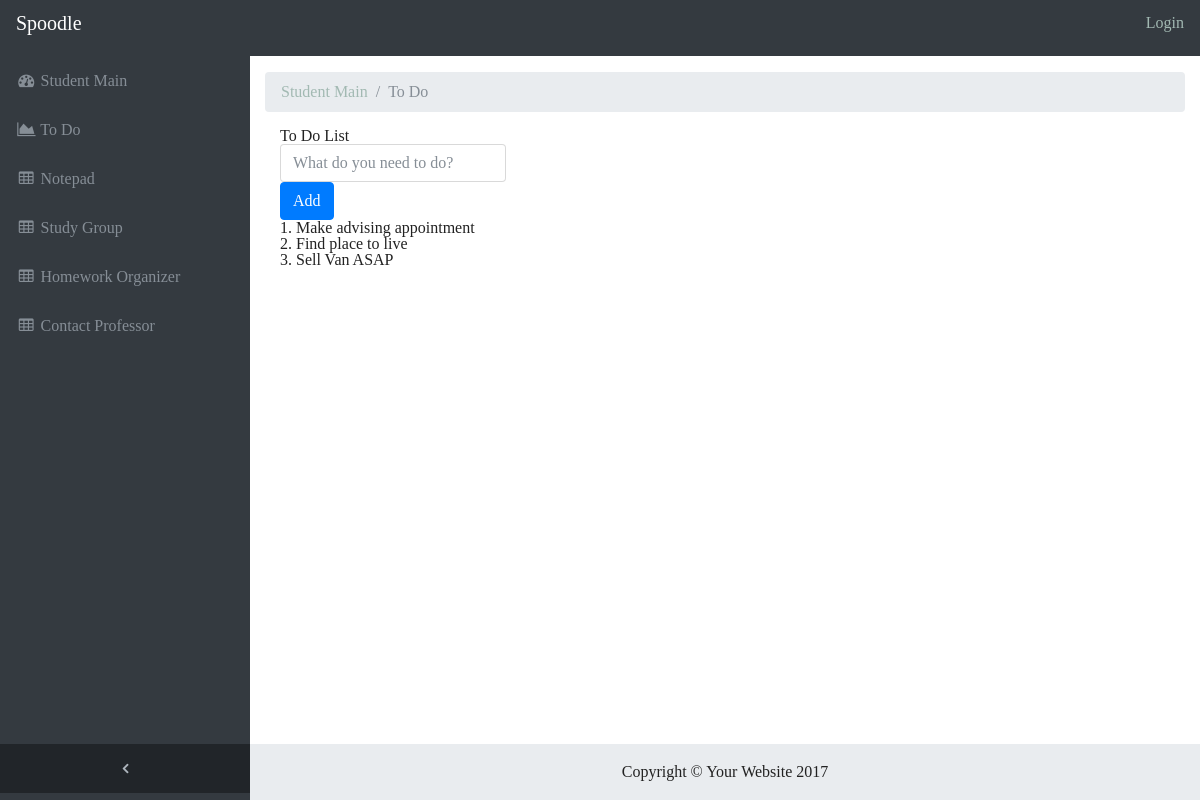
Page /spoodle/todo/ on the committed database.
### spoodle/models.py (models this page shows)
class Todo(models.Model):
    student = models.ForeignKey('Student')
    activity = models.CharField(max_length=200, help_text="Enter a task you have to do.")
    def __str__(self):
        return self.activity

### spoodle/views.py (the view)
def todo(request):
    todos = Todo.objects.all()
    return render(
        request,
        'todo.html',
        context={'todos':todos},
    )

### spoodle/templates/todo.html (shortened to what this page needs)
{% extends "base_generic.html" %}
{% block content %}
<ol class="breadcrumb">
  <li class="breadcrumb-item">
    <a href="{% url 'index' %}">Student Main</a>
  </li>
  <li class="breadcrumb-item active">To Do</li>
</ol>
  <div class="container" id="main">
      <h1 style = strong>To Do List</h1>
      <form role="form" id="main_input_box">
          <label>
              <input type="text" class="form-control" id="custom_textbox" name="Item" placeholder="What do you need to do?">
              <input type="submit" value="Add" class="btn btn-primary add_button">
          </label>
      </form>
      <form>
          <ol class="list-group list_of_items">
          {% for todo in todos %}
          <li>
            <h2>{{forloop.counter}}. {{todo}}</h2>
          </li>
         {% endfor %}</ol>
      </form>
  </div>
{% endblock %}

### spoodle/static/css/sb-admin.css (style rules this page uses)
html { position: relative; min-height: 100%; }
body { overflow-x: hidden; }
body.sticky-footer { margin-bottom: 56px; }
body.fixed-nav { padding-top: 56px; }

### spoodle/static/css/style.css (style rules this page uses)
*, *::after, *::before { box-sizing: border-box; }
html { font-size: 62.5%; }
body { font-size: 1.6rem; font-family: "Source Sans Pro", sans-serif; color: #222222; background-color: white; }
a { color: #A2B9B2; text-decoration: none; }

### rows in the picture
Todo: activity "Make advising appointment"
Todo: activity "Find place to live"
Todo: activity "Sell Van ASAP"
